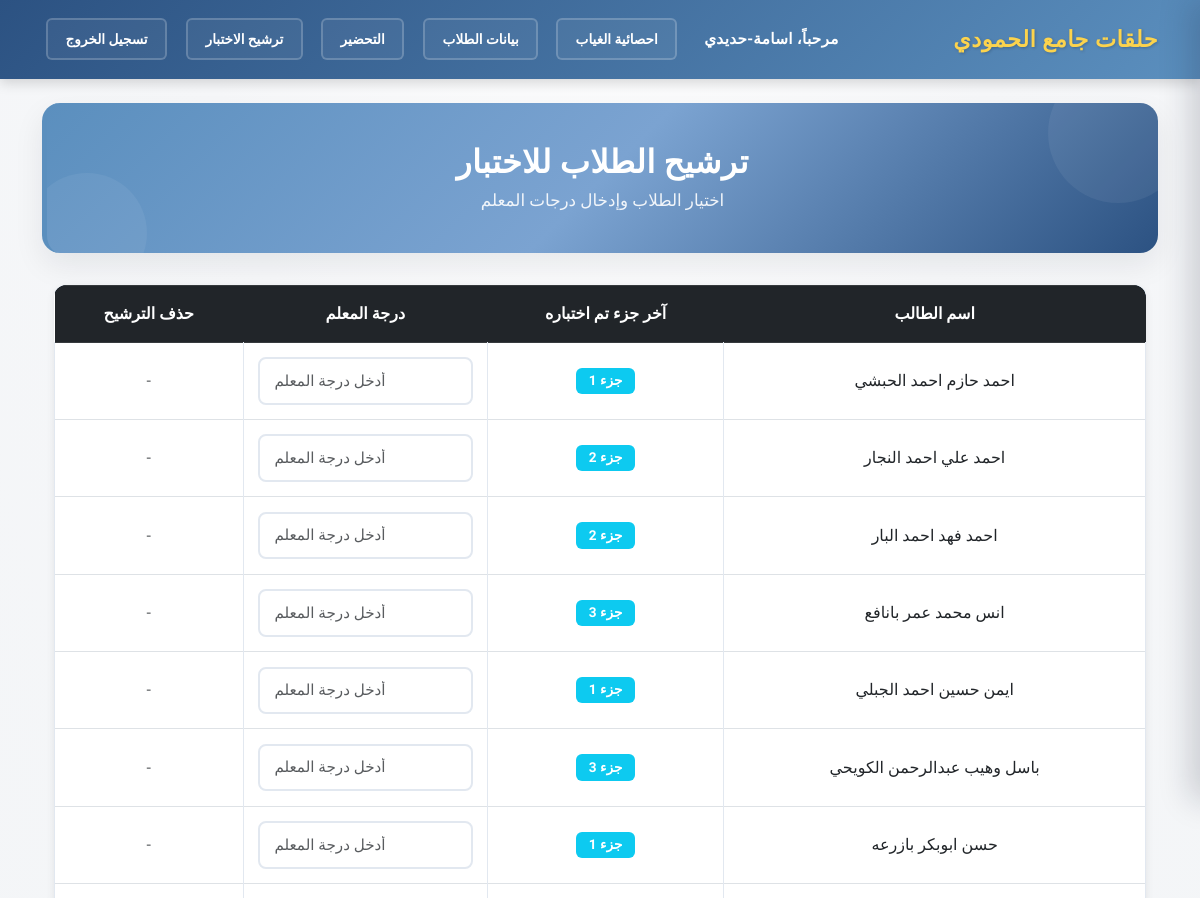
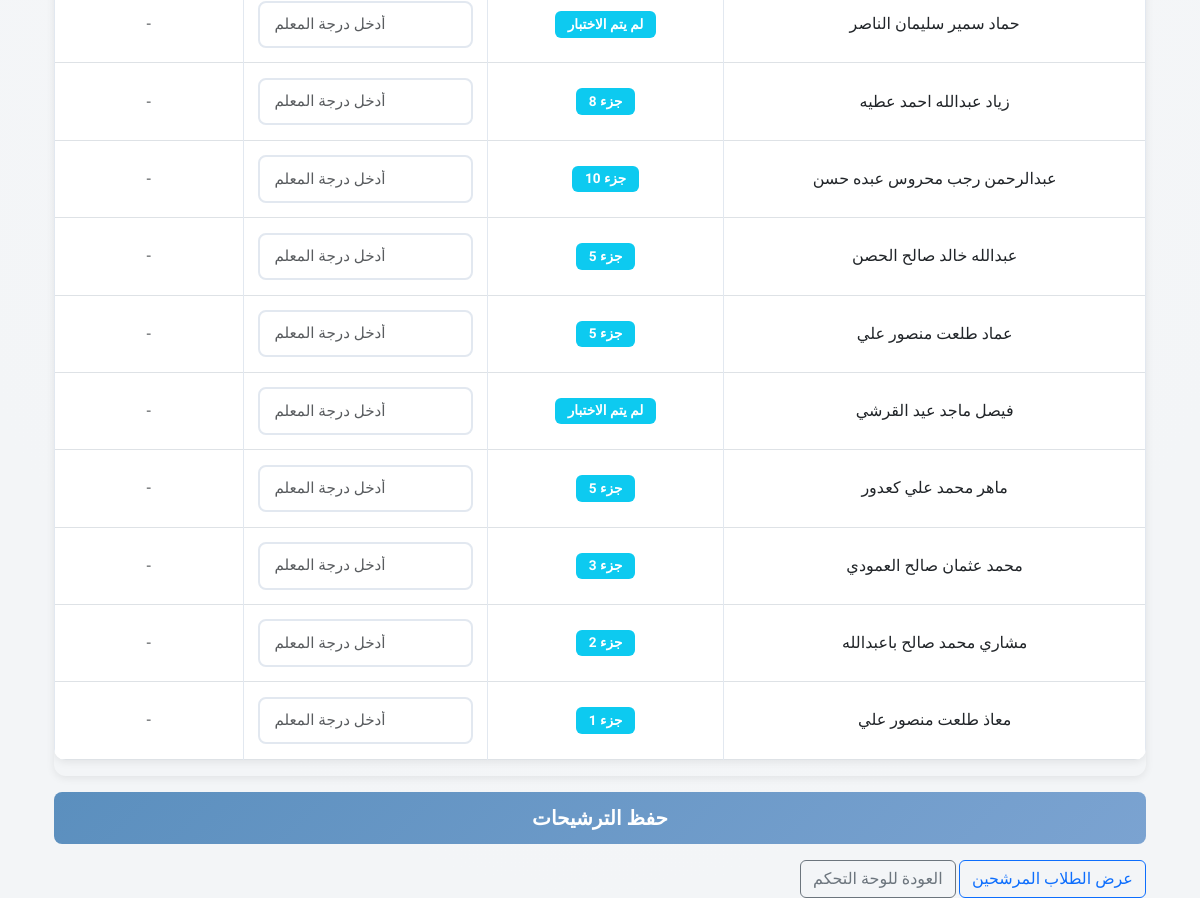
/nominate-exam/ (signed in), run on the app's committed database (2 pictures, top to bottom).
### quran_center/models.py (models this page shows, shortened)
class Student(models.Model):
    GRADE_CHOICES = [
        ('1_pri', 'أول ابتدائي'), ('2_pri', 'ثاني ابتدائي'), ('3_pri', 'ثالث ابتدائي'),
        ('4_pri', 'رابع ابتدائي'), ('5_pri', 'خامس ابتدائي'), ('6_pri', 'سادس ابتدائي'),
        ('1_med', 'أول متوسط'), ('2_med', 'ثاني متوسط'), ('3_med', 'ثالث متوسط'),
        ('1_sec', 'أول ثانوي'), ('2_sec', 'ثاني ثانوي'), ('3_sec', 'ثالث ثانوي'),
        ('uni', 'جامعي'),
    ]
    STATUS_CHOICES = [('منتظر', 'منتظر'), ('منتظم', 'منتظم')]
    full_name = models.CharField(max_length=200, verbose_name="الاسم الثلاثي", blank=True, default="")
    student_unique_id = models.PositiveIntegerField(unique=True, blank=True, null=True, editable=False, verbose_name="المعرف الفريد")
    student_phone = models.CharField(max_length=15, blank=True, null=True, verbose_name="جوال الطالب")
    parent_phone = models.CharField(max_length=15, verbose_name="جوال ولي الأمر", blank=True, default="")
    identity_number = models.CharField(max_length=100, verbose_name="رقم هوية الطالب", blank=True, null=True)
    jamiaa_id = models.CharField(max_length=100, verbose_name="رقم الجمعية", blank=True, null=True)
    parent_identity = models.CharField(max_length=50, verbose_name="رقم هوية ولي الأمر", blank=True, null=True)
    grade = models.CharField(max_length=20, choices=GRADE_CHOICES, verbose_name="الصف الدراسي", blank=True, default="")
    birth_date = models.CharField(max_length=50, verbose_name="تاريخ الميلاد", blank=True, null=True)
    last_tested_part = models.CharField(
        max_length=50,
        choices=LAST_TESTED_PART_CHOICES,
        default='0',
        verbose_name="آخر جزء تم اختباره"
    )
    previous_center = models.CharField(max_length=100, blank=True, null=True, verbose_name="التحفيظ السابق ( ان وُجد )")
    neighborhood = models.CharField(max_length=100, verbose_name="الحي", blank=True, null=True)
    teacher = models.ForeignKey(User, on_delete=models.SET_NULL, null=True, blank=True, verbose_name="المعلم المسؤول")
    status = models.CharField(max_length=20, default='منتظر', choices=STATUS_CHOICES)
    educational_stage = models.CharField(max_length=50, blank=True)
    absence_reset_at = models.DateField(blank=True, null=True, verbose_name="تاريخ تصفير الغياب المؤقت")
    created_at = models.DateTimeField(auto_now_add=True)

### quran_center/views.py (the view, shortened to what this page needs)
# urls.py: path('nominate-exam/', views.nominate_for_exam, name='nominate_exam'),
@login_required
def nominate_for_exam(request):
    students = Student.objects.filter(teacher=request.user, status='منتظم').order_by('full_name')
    existing_nominations = ExamNomination.objects.filter(teacher=request.user)
    nomination_map = {item.student_id: item.id for item in existing_nominations}
    return render(request, 'nominate_exam.html', {
        'students': students,
        'nomination_map': nomination_map,
    })

### quran_center/templatetags/role_tags.py (called while the page is built)
@register.filter
def has_role(user, role_code):
    if not user or not user.is_authenticated:
        return False
    if user.is_superuser:
        return True
    return UserRole.objects.filter(user=user, role__code=role_code).exists()

@register.filter
def dict_get(value, key):
    if isinstance(value, dict):
        return value.get(key)
    return None

### quran_center/templates/nominate_exam.html (shortened to what this page needs)
{% extends "base.html" %}
{% load role_tags %}
{% block content %}
<div class="page-hero">
    <div class="page-hero-inner">
        <h1 class="page-hero-title">ترشيح الطلاب للاختبار</h1>
        <p class="page-hero-subtitle">اختيار الطلاب وإدخال درجات المعلم</p>
    </div>
</div>
<div class="container" dir="rtl">
    {% if students %}
    <form method="post">
        <div class="table-responsive">
            <table class="table table-bordered table-hover">
                <thead class="table-dark">
                    <tr>
                        <th>اسم الطالب</th>
                        <th>آخر جزء تم اختباره</th>
                        <th>درجة المعلم</th>
                        <th>حذف الترشيح</th>
                    </tr>
                </thead>
                <tbody>
                    {% for student in students %}
                    <tr>
                        <td>{{ student.full_name }}</td>
                        <td><span class="badge bg-info">{{ student.get_last_tested_part_display }}</span></td>
                        <td>
                            <input type="number"
                                   name="teacher_grade_{{ student.id }}"
                                   class="form-control"
                                   placeholder="أدخل درجة المعلم"
                                   min="0"
                                   max="100"
                                   step="0.5">
                        </td>
                        <td>
                            {% with nomination_id=nomination_map|dict_get:student.id %}
                                {% if nomination_id %}
                                <input type="hidden" name="next" value="nominate_exam">
                                <button type="submit"
                                        class="btn btn-outline-danger btn-sm"
                                        formaction="{% url 'delete_nomination' nomination_id %}"
                                        formmethod="post"
                                        onclick="return confirm('هل تريد حذف هذا الترشيح؟');">
                                    حذف
                                </button>
                                {% else %}
                                <span class="text-muted">-</span>
                                {% endif %}
                            {% endwith %}
                        </td>
                    </tr>
                    {% endfor %}
                </tbody>
            </table>
        </div>
        <button type="submit" class="btn btn-primary btn-lg w-100 mt-3">
            حفظ الترشيحات
        </button>
    </form>
    {% else %}
    <div class="alert alert-info">
        لا يوجد طلاب لترشيحهم للاختبار.
    </div>
    {% endif %}
    <div class="mt-3">
        <a href="{% url 'teacher_nominations' %}" class="btn btn-outline-primary">عرض الطلاب المرشحين</a>
        <a href="{% url 'teacher_dashboard' %}" class="btn btn-outline-secondary">العودة للوحة التحكم</a>
    </div>
</div>
{% endblock %}

### quran_center/templates/base.html (shortened to what this page needs)
<!DOCTYPE html>
<html lang="ar" dir="rtl">
<head>
    {% load static %}
    <link rel="stylesheet" href="https://cdn.jsdelivr.net/npm/bootstrap@5.3.0/dist/css/bootstrap.rtl.min.css" id="bootstrapCdnPrimary">
    <link rel="stylesheet" href="{% static 'css/style.css' %}">
</head>
<body class="bg-light">
{% load role_tags %}
<nav class="navbar navbar-dark bg-dark mb-4">
    <div class="container">
        <span class="navbar-brand">حلقات جامع الحمودي</span>
        <div>
            {% if user.is_authenticated %}
                <span class="text-white me-3">مرحباً، {{ user.username }}</span>
                {% if not user.is_superuser and not user|has_role:"manager" %}
                <a href="{% url 'teacher_dashboard' %}" class="btn btn-outline-info btn-sm me-2">احصائية الغياب</a>
                <a href="{% url 'teacher_students_data' %}" class="btn btn-outline-info btn-sm me-2">بيانات الطلاب</a>
                <a href="{% url 'take_attendance' %}" class="btn btn-outline-light btn-sm me-2">التحضير</a>
                <a href="{% url 'nominate_exam' %}" class="btn btn-outline-primary btn-sm me-2">ترشيح الاختبار</a>
                {% endif %}
                <form method="post" action="{% url 'logout' %}" style="display: inline;">
                    <button type="submit" class="btn btn-outline-danger btn-sm">تسجيل الخروج</button>
                </form>
            {% endif %}
        </div>
    </div>
</nav>
<div class="container">
    {% block content %}
    {% endblock %}
</div>
</body>
</html>

### quran_center/static/css/style.css (style rules this page uses)
:root { --primary-blue: #5B8FBE; --secondary-blue: #7BA3D1; --dark-blue: #2C5282; --light-blue: rgba(91, 143, 190, 0.1); --accent-brown: #5B8FBE; --page-bg: #f3f5f7; --card-border: #e6ebef; --text-dark: #1e293b; --shadow-sm: 0 2px 8px rgba(0,0,0,0.08); --shadow-md: 0 12px 30px rgba(15,23,42,0.08); --shadow-lg: 0 20px 40px rgba(91,143,190,0.15); --radius: 12px; --transition: all 0.3s ease; }
body { font-family: 'Tajawal', 'El Messiri', sans-serif; background: radial-gradient(80% 120% at 50% -20%, #ffffff 0%, #f6f7f9 45%, var(--page-bg) 100%); min-height: 100vh; background-attachment: fixed; }
.container { animation: fadeIn 0.4s ease-in; }
.navbar { background: linear-gradient(135deg, var(--dark-blue) 0%, var(--primary-blue) 100%) !important; box-shadow: 0 4px 12px rgba(0,0,0,0.15); padding: 0.85rem 0; }
.navbar .container { display: flex; align-items: center; justify-content: space-between; gap: 2rem; }
.navbar-brand { font-size: 1.4rem; font-weight: 700; color: #fcd34d !important; text-shadow: 1px 1px 3px rgba(0,0,0,0.2); letter-spacing: 0.5px; }
.navbar .btn { margin: 0.3rem 0.25rem; transition: var(--transition); font-weight: 600; font-size: 0.85rem; padding: 0.55rem 1.1rem; border-radius: 6px; border: 2px solid transparent; }
.navbar .btn-outline-light, .navbar .btn-outline-warning, .navbar .btn-outline-success, .navbar .btn-outline-info, .navbar .btn-outline-primary, .navbar .btn-outline-secondary, .navbar .btn-outline-danger { background: rgba(255, 255, 255, 0.05); border-color: rgba(255, 255, 255, 0.2); color: #ffffff; }
.navbar .text-white { font-weight: 600; font-size: 0.95rem; letter-spacing: 0.3px; }
.navbar > .container > div { display: flex; align-items: center; flex-wrap: wrap; gap: 0.4rem; justify-content: flex-end; }
.navbar form { display: inline; margin: 0; padding: 0; }
.navbar form button { margin: 0.3rem 0.25rem; transition: var(--transition); font-weight: 600; font-size: 0.85rem; padding: 0.55rem 1.1rem; border-radius: 6px; border: 2px solid #dc2626; background: rgba(220, 38, 38, 0.08); color: #fca5a5; }
.form-control, .form-select { border: 2px solid #e2e8f0; border-radius: 8px; padding: 0.65rem 0.9rem; transition: var(--transition); font-size: 0.95rem; }
.btn-primary { background: linear-gradient(135deg, var(--primary-blue) 0%, var(--secondary-blue) 100%); border: none; padding: 0.7rem 1.5rem; border-radius: 8px; font-weight: 600; transition: var(--transition); }
.table { background: white; border-radius: var(--radius); overflow: hidden; box-shadow: var(--shadow-sm); }
.table thead { background: linear-gradient(135deg, var(--dark-blue) 0%, var(--primary-blue) 100%); color: white; }
.table thead th { border: none; padding: 1rem; font-weight: 600; text-align: center; }
.table tbody td { padding: 0.9rem; vertical-align: middle; text-align: center; border-color: #e2e8f0; }
.table tbody tr { transition: background-color 0.2s ease; }
.table-responsive { border-radius: var(--radius); box-shadow: var(--shadow-sm); }
.badge { padding: 0.4rem 0.8rem; border-radius: 6px; font-weight: 600; font-size: 0.85rem; }
.page-hero { background: linear-gradient(135deg, var(--primary-blue) 0%, var(--secondary-blue) 50%, var(--dark-blue) 100%); border-radius: 18px; padding: 2.5rem 2rem; color: white; text-align: center; position: relative; overflow: hidden; margin: 1rem 0 2rem; box-shadow: var(--shadow-md); border-left: 5px solid var(--accent-brown); }
.page-hero::before, .page-hero::after { content: ''; position: absolute; border-radius: 50%; background: rgba(255, 255, 255, 0.06); }
.page-hero::before { top: -40px; right: -30px; width: 140px; height: 140px; }
.page-hero::after { bottom: -40px; left: -20px; width: 120px; height: 120px; }
.page-hero-inner { position: relative; z-index: 1; max-width: 820px; margin: 0 auto; }
.page-hero-title { font-size: 2rem; font-weight: 700; margin: 0 0 0.4rem 0; letter-spacing: 0.3px; }
.page-hero-subtitle { font-size: 1.05rem; margin: 0; opacity: 0.9; }
.card, .btn, .feature-card, .navbar .btn { will-change: transform; transform: translateZ(0); backface-visibility: hidden; }

### data on the page
Student: full_name "احمد حازم احمد الحبشي", last_tested_part "جزء 1"
Student: full_name "احمد علي احمد النجار", last_tested_part "جزء 2"
Student: full_name "احمد فهد احمد البار", last_tested_part "جزء 2"
Student: full_name "انس محمد عمر بانافع", last_tested_part "جزء 3"
Student: full_name "ايمن حسين احمد الجبلي", last_tested_part "جزء 1"
Student: full_name "باسل وهيب عبدالرحمن الكويحي", last_tested_part "جزء 3"
Student: full_name "حسن ابوبكر بازرعه", last_tested_part "جزء 1"
Student: full_name "حماد سمير سليمان الناصر", last_tested_part "لم يتم الاختبار"
Student: full_name "زياد عبدالله احمد عطيه", last_tested_part "جزء 8"
Student: full_name "عبدالرحمن رجب محروس عبده حسن", last_tested_part "جزء 10"
Student: full_name "عبدالله خالد صالح الحصن", last_tested_part "جزء 5"
Student: full_name "عماد طلعت منصور علي", last_tested_part "جزء 5"
Student: full_name "فيصل ماجد عيد القرشي", last_tested_part "لم يتم الاختبار"
Student: full_name "ماهر محمد علي كعدور", last_tested_part "جزء 5"
Student: full_name "محمد عثمان صالح العمودي", last_tested_part "جزء 3"
Student: full_name "مشاري محمد صالح باعبدالله", last_tested_part "جزء 2"
Student: full_name "معاذ طلعت منصور علي", last_tested_part "جزء 1"

### other printed values
{{ user.username }} "اسامة-حديدي"
